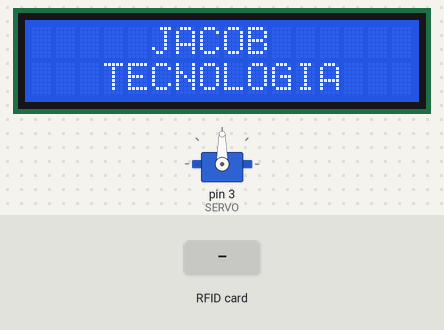
A sketch run on a simulated Arduino Uno, built with avr-gcc and run on an emulated ATmega328P. On the bench: 16×2 character LCD, servo. The test bench sets the inputs (shaded band). What the sketch prints to the serial monitor is not drawn.

Above: at 1.3 s.
1.4 s: RFID card E0 1B 7C 0A held to the reader
At 5.6 s:
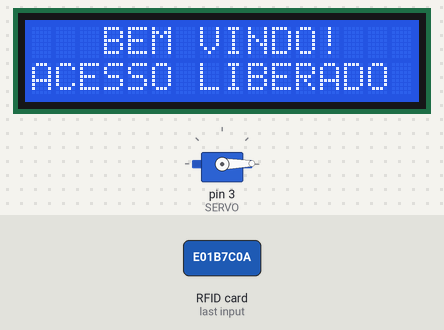
At 11.2 s:
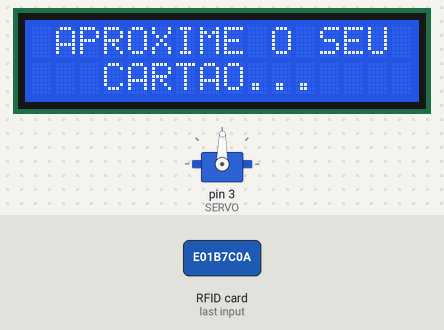
Timing chart, 0 to 11.7 s (numbered marks = the images above; inputs shaded):
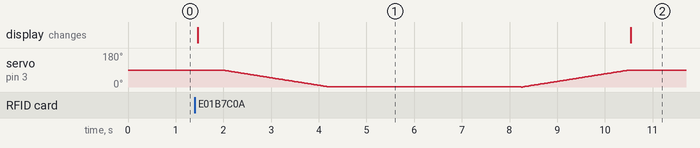

Measured:
- after the input at 1.4 s, the display: changes after 0.06 s (image 1)

The sketch:

RFID_ControleDeAcesso.ino
```cpp
#include <SPI.h>
#include <MFRC522.h>
#define SS_PIN 10
#define RST_PIN 9
MFRC522 rfid(SS_PIN, RST_PIN);

#include <Servo.h>
#define SERVO 3 // Porta Digital 3 PWM
Servo s;
int pos;
int registro = 0;
int j = 90;

#define endereco  0x27 // Endereços comuns: 0x27, 0x3F
#define colunas   16
#define linhas    2
#include <Wire.h>
#include <LiquidCrystal_I2C.h>
LiquidCrystal_I2C lcd(endereco, colunas, linhas);

void setup() {
  lcd.init(); // INICIA A COMUNICAÇÃO COM O DISPLAY
  lcd.backlight(); // LIGA A ILUMINAÇÃO DO DISPLAY
  lcd.clear();
  lcd.print("     JACOB     ");
  lcd.setCursor(0, 1);
  lcd.print("   TECNOLOGIA   ");

  Serial.begin(9600); //INICIALIZA A SERIAL
  SPI.begin(); //INICIALIZA O BARRAMENTO SPI
  rfid.PCD_Init(); //INICIALIZA MFRC522

  s.attach(SERVO);
  s.write(90);
  }

void loop() {


  if (!rfid.PICC_IsNewCardPresent() || !rfid.PICC_ReadCardSerial())
  return;
  String strID = "";
  for (byte i = 0; i < 4; i++) {
    strID +=
      (rfid.uid.uidByte[i] < 0x10 ? "0" : "") +
      String(rfid.uid.uidByte[i], HEX) +
      (i != 3 ? ":" : "");
  }
  strID.toUpperCase();

  Serial.print("Identificador (UID) da tag: ");
  Serial.println(strID);
  rfid.PICC_HaltA();
  rfid.PCD_StopCrypto1();

  if (strID == "E0:1B:7C:0A" ){

     lcd.clear();
      lcd.print("   BEM VINDO!   ");
      lcd.setCursor(0, 1);
      lcd.print("ACESSO LIBERADO");
      delay(500);

    for (int j = 90; j > 0; j--) {
      s.write(j);
      delay(25);
    }

      lcd.print("   BEM VINDO!   ");
      lcd.setCursor(0, 1);
      lcd.print("ACESSO LIBERADO");
      delay(4000);

    for (int j = 0; j < 90; j++) {
      s.write(j);
      delay(25);

    }
      lcd.clear();
      lcd.print(" APROXIME O SEU ");
      lcd.setCursor(0, 1);
      lcd.print("   CARTAO...    ");

  }

  if (strID != "E0:1B:7C:0A" ){

    lcd.clear();
    lcd.print(" ACESSO NEGADO! ");
  }
      delay(1500);
      lcd.clear();
      lcd.print(" APROXIME O SEU ");
      lcd.setCursor(0, 1);
      lcd.print("   CARTAO...    ");


}
```
